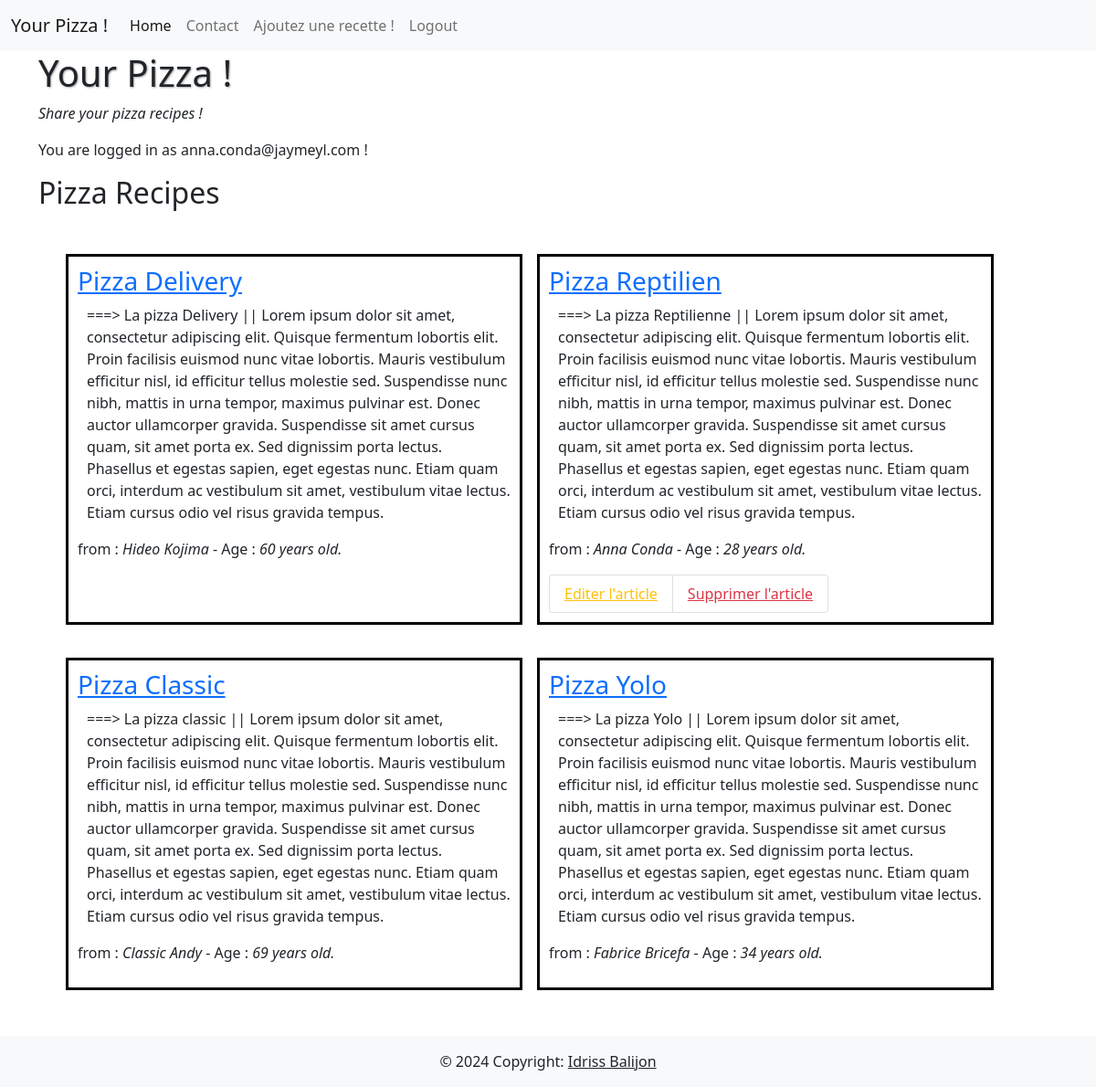
Screenshot of /index.php (signed in) with the database file from the repository.
### tables this page shows
CREATE TABLE `recipes` (
  `recipe_id` int(11) NOT NULL,
  `title` varchar(128) NOT NULL,
  `content` text NOT NULL,
  `author` varchar(255) NOT NULL,
  `is_enabled` tinyint(1) NOT NULL
);

CREATE TABLE `users` (
  `user_id` int(11) NOT NULL,
  `full_name` varchar(128) NOT NULL,
  `email` varchar(256) NOT NULL,
  `password` varchar(128) NOT NULL,
  `age` int(11) NOT NULL
);

### includes/variable.php (called while the page is built)
<?php
$usersStatement = $mysqlClient->prepare('SELECT * FROM users');
$usersStatement->execute();
$users = $usersStatement->fetchAll();
$recipesStatement = $mysqlClient->prepare('SELECT * FROM recipes WHERE is_enabled = TRUE');
$recipesStatement->execute();
$recipes = $recipesStatement->fetchAll();

### includes/function.php (called while the page is built, shortened)
<?php
function authorInfo(string $email, array $users): array
{
    foreach ($users as $item) {
        if ($email === $item['email']) {
            $value = ['full_name' => $item['full_name'], 'age' => $item['age']];
            return $value;
        } else {
            $value = ['full_name' => 'Anonym', 'age' => -1];
        }
    }
    return $value;
}

### index.php (the view, shortened to what this page needs)
<?php
require_once(__DIR__ . '/databaseconnect.php');
require_once(__DIR__ . '/includes/variable.php');
require_once(__DIR__ . '/includes/function.php');
?>
<!DOCTYPE html>
<html>
<head>
    <link href="style/style.css" type="text/css" rel="stylesheet">
    <link href="https://cdn.jsdelivr.net/npm/bootstrap@5.0.2/dist/css/bootstrap.min.css" rel="stylesheet">
</head>
<body>
    <?php
    require_once(__DIR__ . '/includes/header.php'); ?>
    <div class="container">
        <h1>Your Pizza !</h1>
        <p><em>Share your pizza recipes !</em></p>
    </div>
    <?php require_once(__DIR__ . '/includes/login.php'); ?>
    <?php if (isset($_SESSION['LOGGED_USER'])) : ?>
        <section id="section-recipes">
            <div class="container">
                <h2>Pizza Recipes</h2>
                <div class="container pizza-recipes-container">
                    <?php
                    foreach ($recipes as $recipe) : ?>
                        <article class='<?php echo strtolower(preg_replace('/\s+/', '-', $recipe['title'])); ?>'>
                            <h3>
                                <a href="recipes_read.php?id=<?php echo ($recipe['recipe_id']) ?>"><?php echo $recipe['title']; ?></a>
                            </h3>
                            <p>
                                <?php echo $recipe['content']; ?>
                            </p>
                            <p>from :
                                <em> <?php echo authorInfo($recipe['author'], $users)['full_name']; ?> </em>
                                <?php if (authorInfo($recipe['author'], $users)['age'] >= 0) : ?>
                                    - Age : <em> <?php echo authorInfo($recipe['author'], $users)['age'] ?> years old.</em>
                                <?php endif; ?>
                            </p>
                            <?php if (isset($_SESSION['LOGGED_USER']) && $recipe['author'] === $_SESSION['LOGGED_USER']['email']) : ?>
                                <ul class="list-group list-group-horizontal">
                                    <li class="list-group-item"><a class="link-warning" href="recipes_update.php?id=<?php echo ($recipe['recipe_id']); ?>">Editer l'article</a></li>
                                    <li class="list-group-item"><a class="link-danger" href="recipes_delete_confirm.php?id=<?php echo ($recipe['recipe_id']); ?>">Supprimer l'article</a></li>
                                </ul>
                            <?php endif; ?>
                        </article>
                    <?php endforeach; ?>
                </div>
            </div>
        </section>
    <?php endif; ?>
    <?php require_once(__DIR__ . '/includes/footer.php'); ?>
</body>
</html>

### style/style.css (style rules this page uses)
h1 { text-shadow: 1px 1px 2px #aaa; }
article { padding: 10px; border: 3px black solid; margin: 10px 0; max-width: 500px; }
section { margin: 10px 0; }
#section-recipes .pizza-recipes-container { display: flex; justify-content: flex-start; flex-wrap: wrap-reverse; padding: 30px; gap: 1rem; }
#section-recipes p:first-of-type { padding-left: 10px; }

### rows the page displays
recipes: title "Pizza Classic", content "===> La pizza classic || Lorem ipsum dolor sit amet, consectetur adipiscing elit. Quisque fermentum lobortis elit. Proin facilisis euismod nunc vitae lobortis. Mauris vestibulum efficitur nisl, id efficitur tellus molestie sed. Suspendisse nunc nibh, mattis in urna tempor, maximus pulvinar est. Donec auctor ullamcorper gravida. Suspendisse sit amet cursus quam, sit amet porta ex. Sed dignissim porta lectus. Phasellus et egestas sapien, eget egestas nunc. Etiam quam orci, interdum ac vestibulum sit amet, vestibulum vitae lectus. Etiam cursus odio vel risus gravida tempus.", author.age "Classic Andy", author.age "69"
recipes: title "Pizza Yolo", content "===> La pizza Yolo || Lorem ipsum dolor sit amet, consectetur adipiscing elit. Quisque fermentum lobortis elit. Proin facilisis euismod nunc vitae lobortis. Mauris vestibulum efficitur nisl, id efficitur tellus molestie sed. Suspendisse nunc nibh, mattis in urna tempor, maximus pulvinar est. Donec auctor ullamcorper gravida. Suspendisse sit amet cursus quam, sit amet porta ex. Sed dignissim porta lectus. Phasellus et egestas sapien, eget egestas nunc. Etiam quam orci, interdum ac vestibulum sit amet, vestibulum vitae lectus. Etiam cursus odio vel risus gravida tempus.", author.age "Fabrice Bricefa", author.age "34"
recipes: title "Pizza Delivery", content "===> La pizza Delivery || Lorem ipsum dolor sit amet, consectetur adipiscing elit. Quisque fermentum lobortis elit. Proin facilisis euismod nunc vitae lobortis. Mauris vestibulum efficitur nisl, id efficitur tellus molestie sed. Suspendisse nunc nibh, mattis in urna tempor, maximus pulvinar est. Donec auctor ullamcorper gravida. Suspendisse sit amet cursus quam, sit amet porta ex. Sed dignissim porta lectus. Phasellus et egestas sapien, eget egestas nunc. Etiam quam orci, interdum ac vestibulum sit amet, vestibulum vitae lectus. Etiam cursus odio vel risus gravida tempus.", author.age "Hideo Kojima", author.age "60"
recipes: title "Pizza Reptilien", content "===> La pizza Reptilienne || Lorem ipsum dolor sit amet, consectetur adipiscing elit. Quisque fermentum lobortis elit. Proin facilisis euismod nunc vitae lobortis. Mauris vestibulum efficitur nisl, id efficitur tellus molestie sed. Suspendisse nunc nibh, mattis in urna tempor, maximus pulvinar est. Donec auctor ullamcorper gravida. Suspendisse sit amet cursus quam, sit amet porta ex. Sed dignissim porta lectus. Phasellus et egestas sapien, eget egestas nunc. Etiam quam orci, interdum ac vestibulum sit amet, vestibulum vitae lectus. Etiam cursus odio vel risus gravida tempus.", author.age "Anna Conda", author.age "28"

### other values shown
$_SESSION['LOGGED_USER']['email'] "anna.conda@jaymeyl.com"
